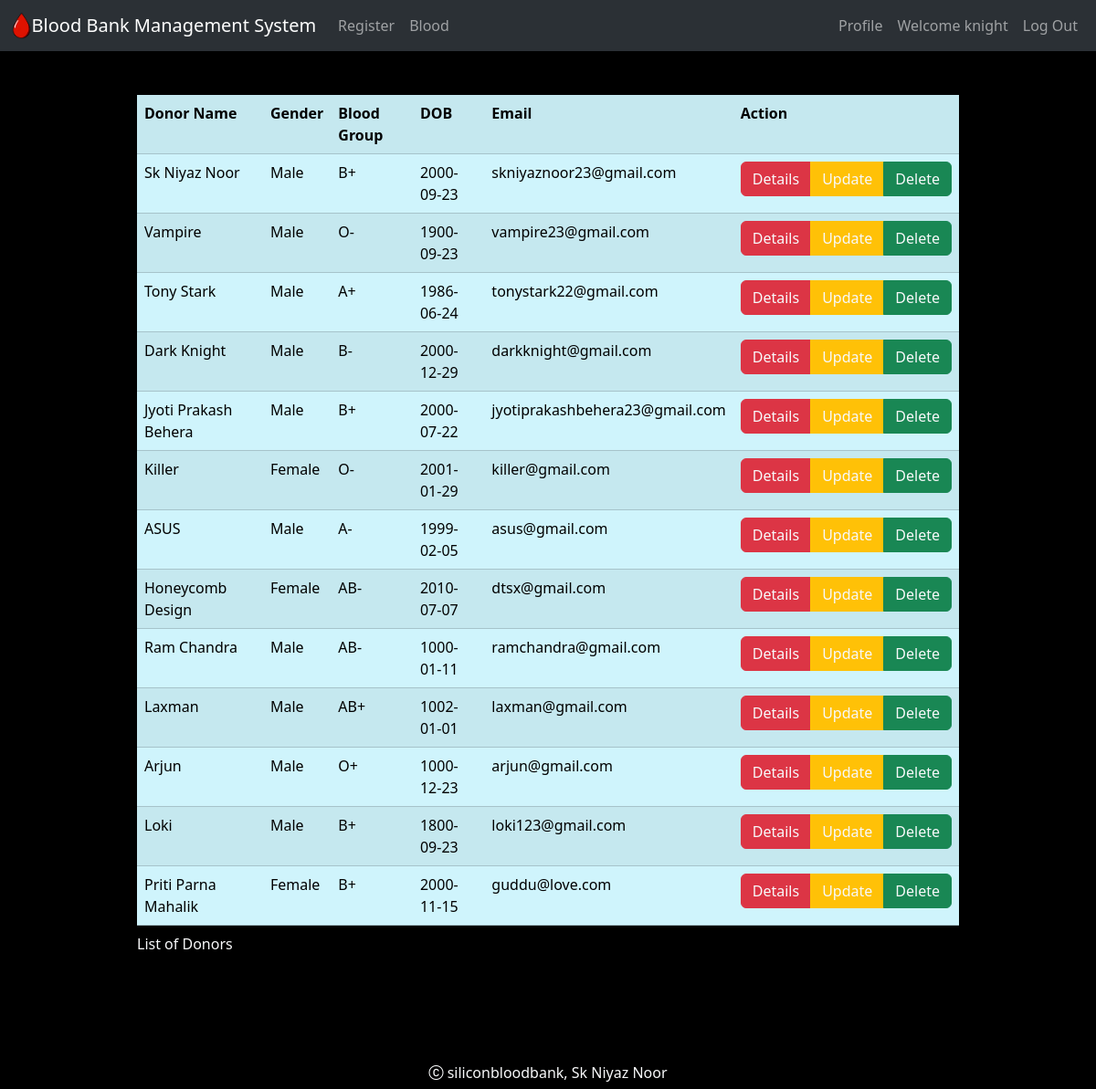
Screenshot of /Display.php (signed in) with the database file from the repository.
### tables this page shows
CREATE TABLE `bloodbankinformation` (
  `did` int(11) NOT NULL,
  `dname` varchar(255) NOT NULL,
  `dgname` varchar(255) NOT NULL,
  `gender` varchar(20) NOT NULL,
  `bloodgrp` varchar(20) NOT NULL,
  `dob` date NOT NULL,
  `mobile` bigint(20) NOT NULL,
  `email` varchar(50) NOT NULL,
  `address` varchar(255) NOT NULL,
  `aadhar` bigint(20) NOT NULL,
  `pan` varchar(20) NOT NULL
);

### Display.php (the view, shortened to what this page needs)
<!DOCTYPE html>
<html lang="en">
<head>
</head>
<link
      href="https://cdn.jsdelivr.net/npm/bootstrap@5.3.2/dist/css/bootstrap.min.css"
      rel="stylesheet"
    />
    <link href="bootstrap.min.css" rel="stylesheet" />
    <link
      rel="stylesheet"
      href="https://cdn.jsdelivr.net/npm/bootstrap-icons@1.11.1/font/bootstrap-icons.css"
    />
<body>
<?php
    include_once "Navbar.php";
?>
<?php
    require_once "DataBaseConnect.php";
    $qry = "SELECT did,dname,gender,bloodgrp,dob,email FROM bloodbankinformation";
    $res = $conn->query($qry);
?>
<div class="d-flex justify-content-center">
<div class="table-responsive-sm m-5 w-75">
<table class="table table-info table-striped table-hover">
<caption class="text-light">List of Donors</caption>
    <tr>
        <th scope="col">Donor Name</th>
        <th scope="col">Gender</th>
        <th scope="col">Blood Group</th>
        <th scope="col">DOB</th>
        <th scope="col">Email</th>
        <th scope="col">Action</th>
    </tr>
    <?php
        while($bdt = $res->fetch_assoc()){
    ?>
    <tr>
        <td><?php echo $bdt['dname'] ?></td>
        <td><?php echo $bdt['gender'] ?></td>
        <td><?php echo $bdt['bloodgrp'] ?></td>
        <td><?php echo $bdt['dob'] ?></td>
        <td><?php echo $bdt['email'] ?></td>
        <td>
            <div class="btn-group" role="group" aria-label="Basic mixed styles example">
                <button type="button" class="btn btn-danger" >
                    <a href="DonorDetails.php?id=<?php echo $bdt['did'] ?>" class="text-decoration-none text-light">Details</a>
                </button>
                <button type="button" class="btn btn-warning">
                    <a href="DonorUpdate.php?id=<?php echo $bdt['did'] ?>" class="text-decoration-none text-light">Update</a>
                </button>
                <button type="button" class="btn btn-success">
                    <a href="DonorDelete.php?id=<?php echo $bdt['did'] ?>" class="text-decoration-none text-light">Delete</a>
                </button>
            </div>
        </td>
    </tr>
    <?php
        }
    ?>
</table>
</div>
</div>
<?php
    include_once "Footer.php";
?>
</body>
</html>

### rows the page displays
bloodbankinformation: dname "Sk Niyaz Noor", gender "Male", bloodgrp "B+", dob "2000-09-23", email "skniyaznoor23@gmail.com"
bloodbankinformation: dname "Vampire", gender "Male", bloodgrp "O-", dob "1900-09-23", email "vampire23@gmail.com"
bloodbankinformation: dname "Tony Stark", gender "Male", bloodgrp "A+", dob "1986-06-24", email "tonystark22@gmail.com"
bloodbankinformation: dname "Dark Knight", gender "Male", bloodgrp "B-", dob "2000-12-29", email "darkknight@gmail.com"
bloodbankinformation: dname "Jyoti Prakash Behera", gender "Male", bloodgrp "B+", dob "2000-07-22", email "jyotiprakashbehera23@gmail.com"
bloodbankinformation: dname "Killer", gender "Female", bloodgrp "O-", dob "2001-01-29", email "killer@gmail.com"
bloodbankinformation: dname "ASUS", gender "Male", bloodgrp "A-", dob "1999-02-05", email "asus@gmail.com"
bloodbankinformation: dname "Honeycomb Design", gender "Female", bloodgrp "AB-", dob "2010-07-07", email "dtsx@gmail.com"
bloodbankinformation: dname "Ram Chandra", gender "Male", bloodgrp "AB-", dob "1000-01-11", email "ramchandra@gmail.com"
bloodbankinformation: dname "Laxman", gender "Male", bloodgrp "AB+", dob "1002-01-01", email "laxman@gmail.com"
bloodbankinformation: dname "Arjun", gender "Male", bloodgrp "O+", dob "1000-12-23", email "arjun@gmail.com"
bloodbankinformation: dname "Loki", gender "Male", bloodgrp "B+", dob "1800-09-23", email "loki123@gmail.com"
bloodbankinformation: dname "Priti Parna Mahalik", gender "Female", bloodgrp "B+", dob "2000-11-15", email "guddu@love.com"

### other values shown
$_SESSION['username'] "knight"
